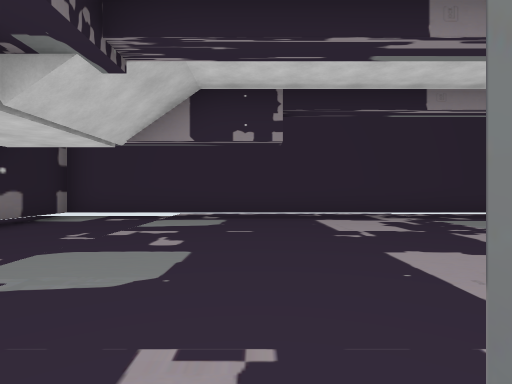
[1] (above)

17 first-person views from a walk through a 3-D level made in the Unity game engine. The camera is 1.3 m above the floor, looks level and sees 80° across. The floor is counted in squares, 2 m on a side. Each view is taken from the middle of a square. On the plan, view 1 faces up. The plan holds only what a view shows up to about 10 squares ahead; the rest is blank. The place goes on beyond the plan.

[2]
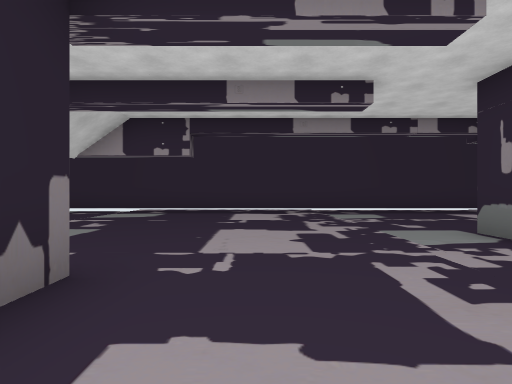

[3]
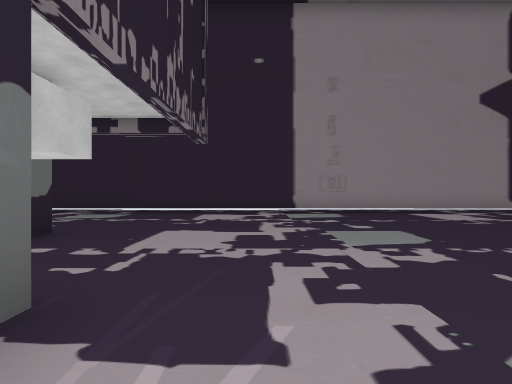

[4]
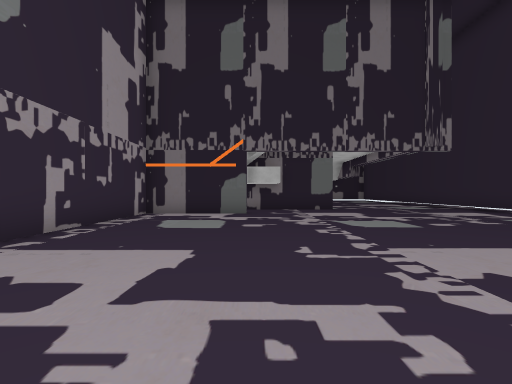

[5]
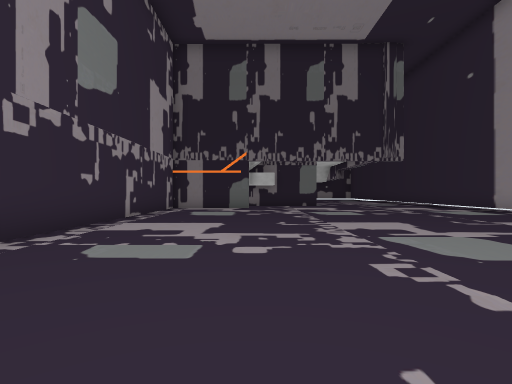

[6]
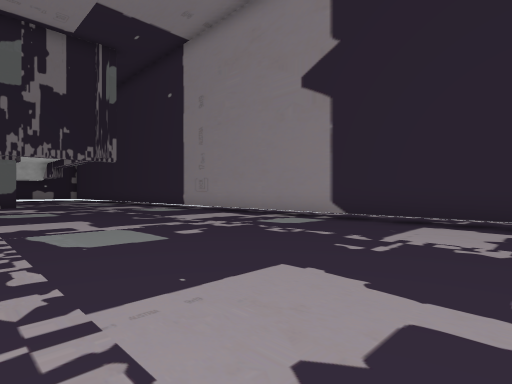

[7]
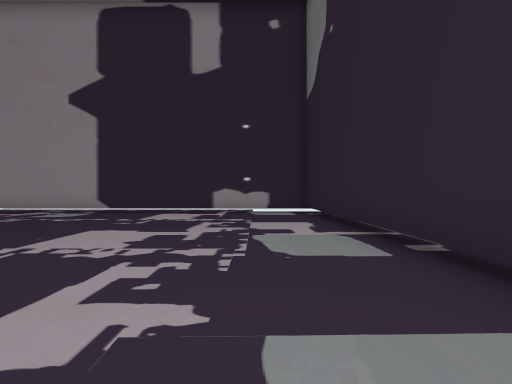

[8]
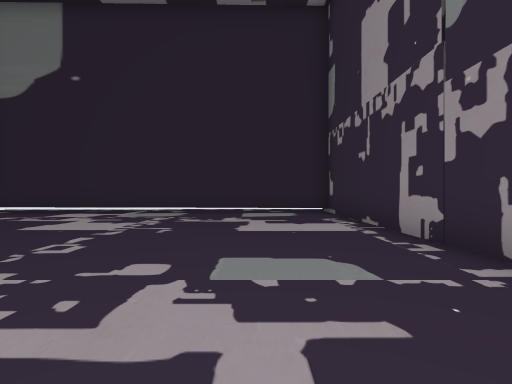

[9]
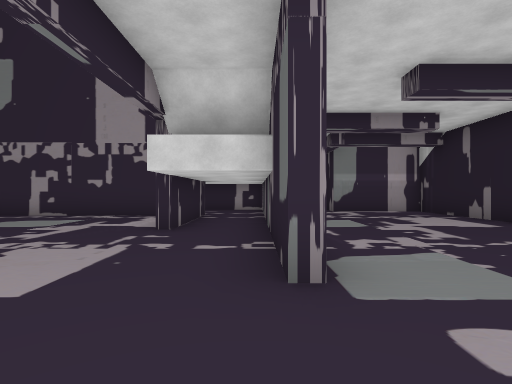

[10]
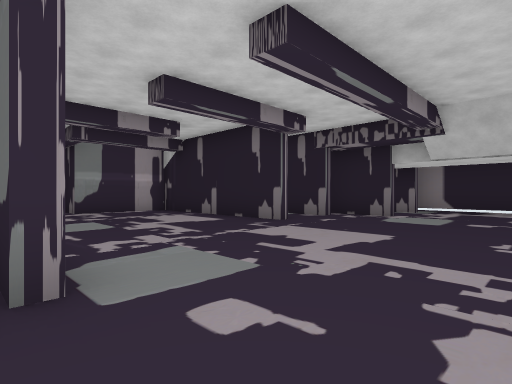

[11]
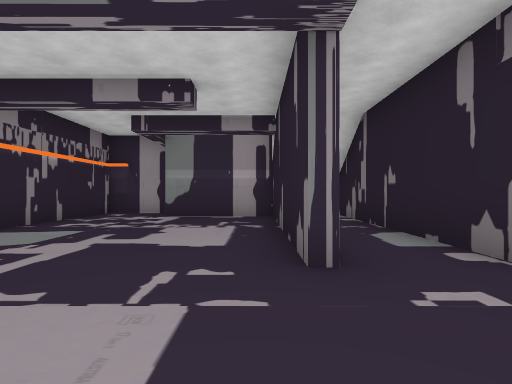

[12]
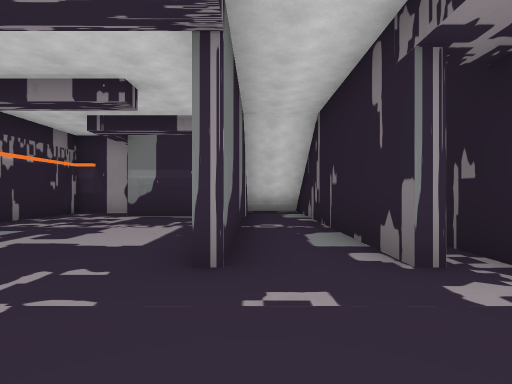

[13]
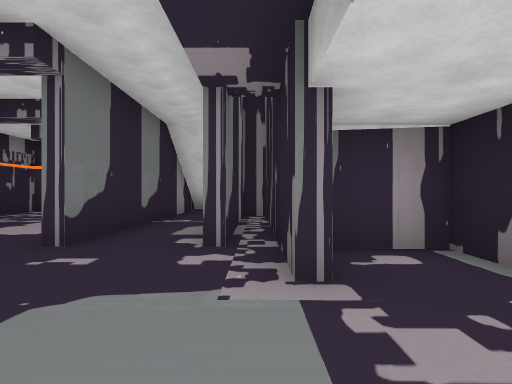

[14]
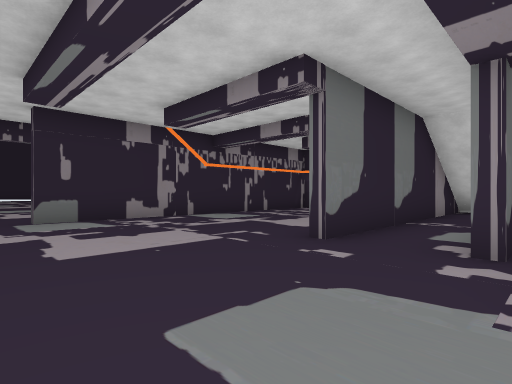

[15]
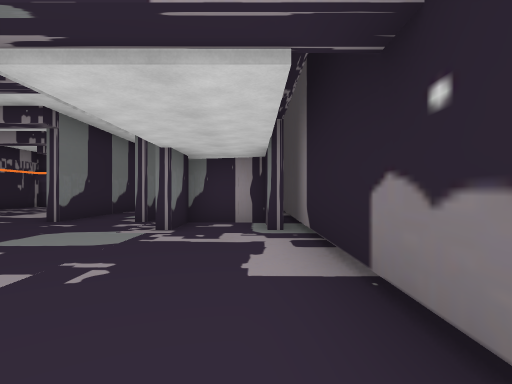

[16]
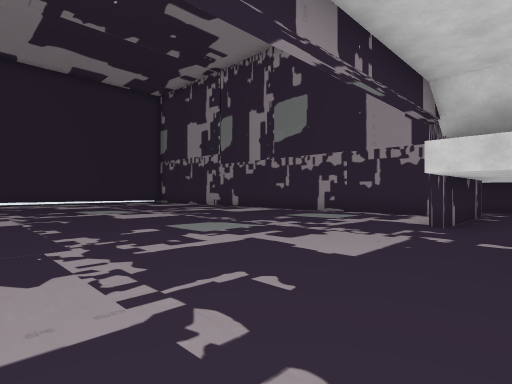

[17]
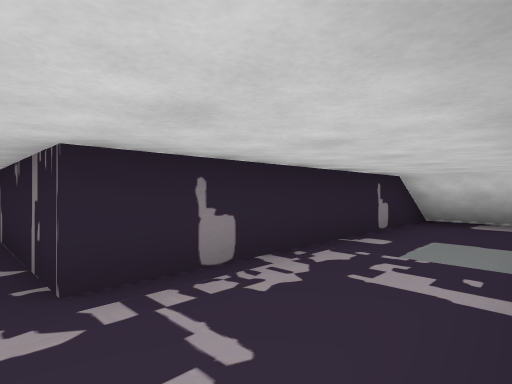

### Floor plan
Points are (right, up) in squares from view 1. A wall is a line through its corners. A room is listed if a view was taken in it or the views show most of it. See-through windows are left out.
Room 1 (view 1)
walls: (-1.4, 0.4) (-1.4, -6.2); (0.3, -6.8) (0.3, 0.4)
ways out: opening at (0, 0) to room 2
Room 2 (views 2, 3, 4, 5, 6, 7, 8, 9, 10, 11, 12, 13, 14, 15, 16)
walls: (7.7, -0.2) (7.7, -3.3) (23.8, -3.3) (23.6, 7.6) (-4.8, 7.7) (-4.8, 1.5); (0.5, 0.4) (0.5, -5.1) (3.4, -5.1) (3.4, -6.1); (3.8, -6.3) (5.5, -6.3) (5.5, 2.8) (5.8, 2.8) (5.8, -0.4); (-1.6, 0.4) (-1.4, 0.4); (-2.3, 1.9) (-2.3, -0.9); (-4.2, 1.9) (-4.2, 0.4) (-2.6, 0.4) (-2.6, 1.8); (-4.8, 1.4) (-4.8, 0.8)
ways out: opening at (0, 0) to room 1; opening at (7, -1) to room 3
Room 3 (view 17)
walls: (7, -6.3) (7.9, -6.3); (14.4, -3.8) (7.5, -3.8) (7.5, -0.2); (5.8, -0.4) (5.8, -4.8)
ways out: opening at (7, -1) to room 2

Positions as (right, up) in squares from view 1, and headings:
1: (0, 0), facing up
2: (2, -2), facing up
3: (9, -2), facing up
4: (17, 0), facing left
5: (20, 0), facing left
6: (21, 1), facing up-left
7: (22, -2), facing up
8: (14, -1), facing right
9: (6, 5), facing down
10: (6, 5), facing down-left
11: (1, 3), facing down
12: (0, 3), facing down
13: (-2, 4), facing down
14: (-2, 4), facing down-right
15: (-4, 7), facing down
16: (6, 6), facing down-right
17: (7, -6), facing up-right
